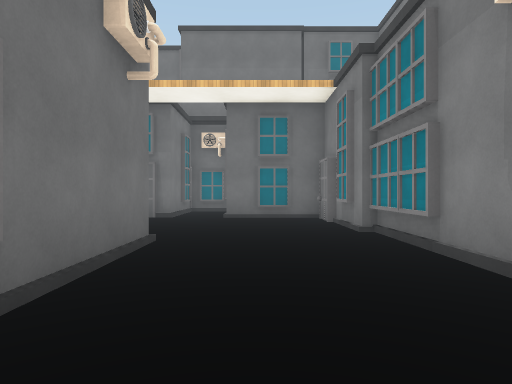
view 1 (above)

12 first-person views from a walk through a scene from a Unity 3-D project. The camera is 1.3 m above the floor, looks level and sees 75° across. The floor is counted in squares, 2 m on a side. Each view is taken from the middle of a square. On the plan, view 1 faces up. The plan holds only what a view shows up to about 10 squares ahead; the rest is blank. The place goes on beyond the plan. The player character is not drawn. Surface patterns are stand-ins for the level's own textures.

view 2
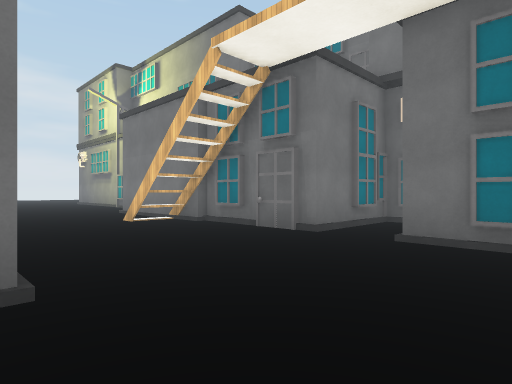

view 3
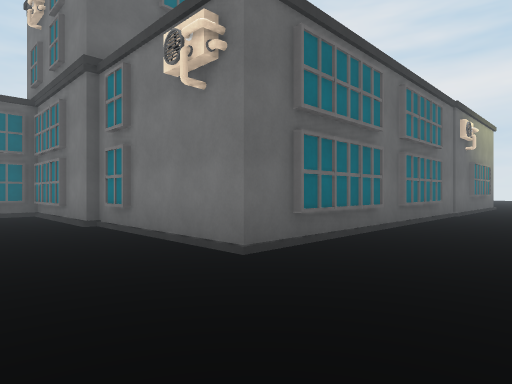

view 4
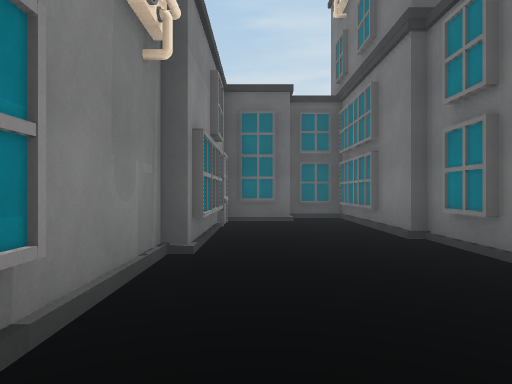

view 5
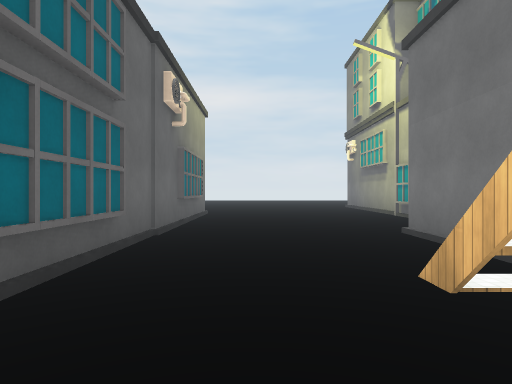

view 6
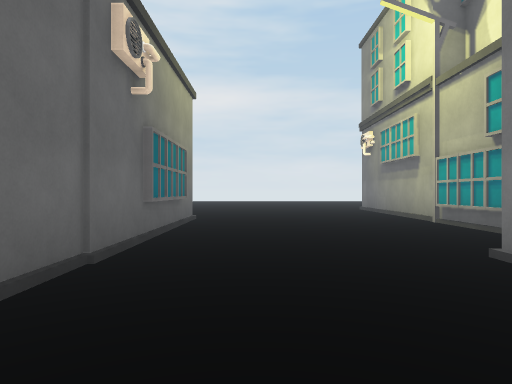

view 7
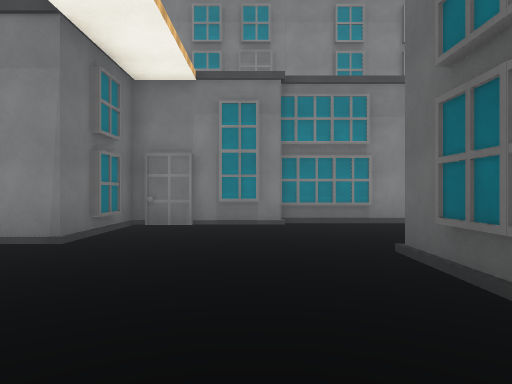

view 8
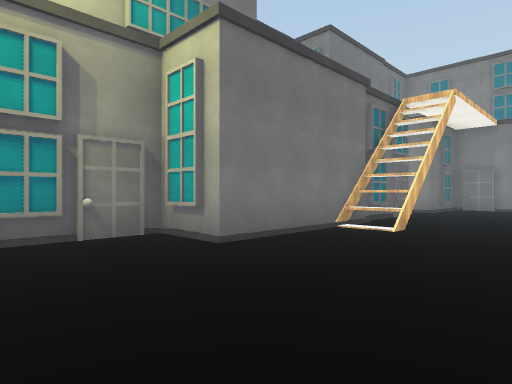

view 9
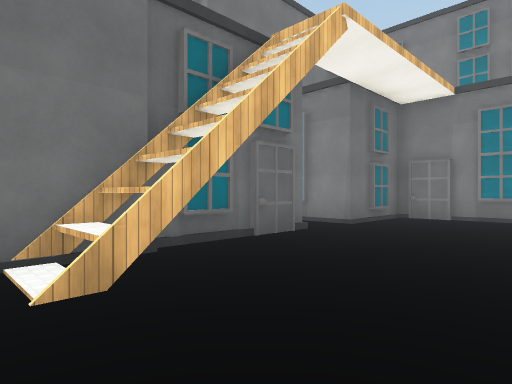

view 10
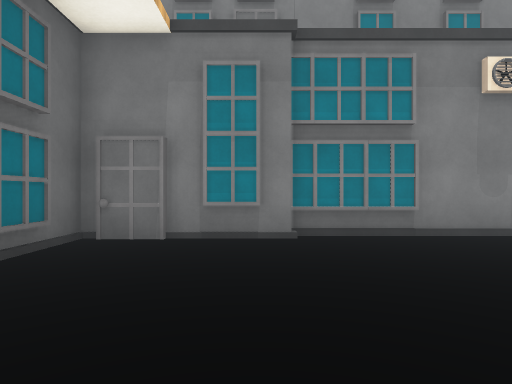

view 11
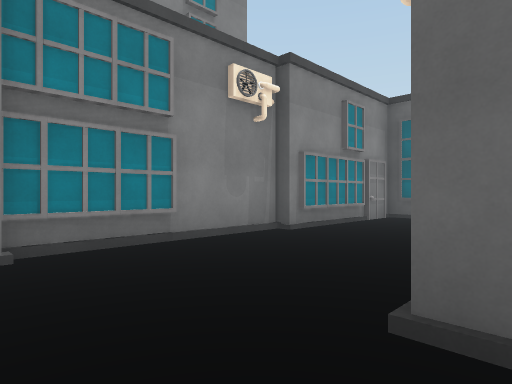

view 12
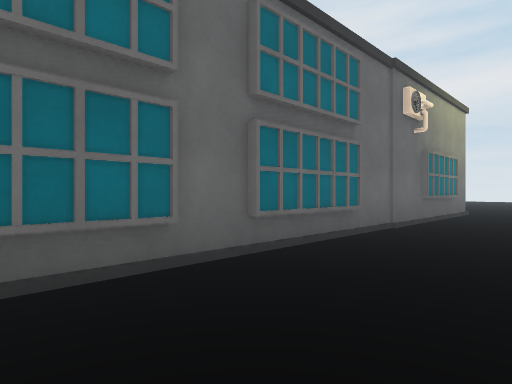

### Floor plan
Key: @ floor where view 1 was taken; . floor; B building.
Columns run from 14 left of view 1 to 4 right of it. Each row starts with its distance up from view 1.
 14 B
 13 B
 12 B
 11 B BBBBBBB   B
 10 BBBBBB      BB    B
  9 .....BBBBBBB..BBB B
  8 ........B.......B B
  7 ................B B
  6 ................B B
  5 ................B B
  4 BBBBBBBBBBBBB...B B
  3             B...B B
  2             B...B B
  1             B...B B
  0             B.@.B B
 -1              B..B
 -2              B..B
 -3              B. B
 -4               B

Where each view was taken, in squares from view 1:
view 1: 0 up, 0 right, facing up
view 2: 4 up, 1 right, facing up-left
view 3: 7 up, 1 right, facing down-left
view 4: 5 up, 1 right, facing down
view 5: 6 up, 4 left, facing left
view 6: 6 up, 6 left, facing left
view 7: 6 up, 5 left, facing right
view 8: 5 up, 12 left, facing up-right
view 9: 5 up, 7 left, facing up-right
view 10: 6 up, 3 left, facing right
view 11: 6 up, 2 left, facing down-right
view 12: 7 up, 3 left, facing down-left
